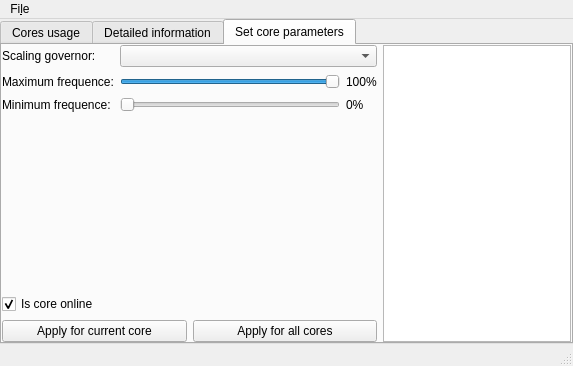
<?xml version="1.0" encoding="UTF-8"?>
<ui version="4.0">
 <class>MainWindow</class>
 <widget class="QMainWindow" name="MainWindow">
  <property name="geometry">
   <rect>
    <x>0</x>
    <y>0</y>
    <width>573</width>
    <height>366</height>
   </rect>
  </property>
  <property name="windowTitle">
   <string>Logic core manager</string>
  </property>
  <widget class="QWidget" name="centralWidget">
   <property name="sizePolicy">
    <sizepolicy hsizetype="Maximum" vsizetype="Maximum">
     <horstretch>0</horstretch>
     <verstretch>0</verstretch>
    </sizepolicy>
   </property>
   <layout class="QHBoxLayout" name="horizontalLayout">
    <property name="leftMargin">
     <number>0</number>
    </property>
    <property name="topMargin">
     <number>0</number>
    </property>
    <property name="rightMargin">
     <number>0</number>
    </property>
    <property name="bottomMargin">
     <number>0</number>
    </property>
    <item>
     <widget class="QTabWidget" name="tabWidget">
      <property name="sizePolicy">
       <sizepolicy hsizetype="Minimum" vsizetype="Minimum">
        <horstretch>0</horstretch>
        <verstretch>0</verstretch>
       </sizepolicy>
      </property>
      <property name="currentIndex">
       <number>2</number>
      </property>
      <widget class="QWidget" name="coreUsageTab">
       <property name="sizePolicy">
        <sizepolicy hsizetype="Minimum" vsizetype="Preferred">
         <horstretch>0</horstretch>
         <verstretch>0</verstretch>
        </sizepolicy>
       </property>
       <attribute name="title">
        <string>Cores usage</string>
       </attribute>
       <layout class="QVBoxLayout" name="verticalLayout_2">
        <property name="spacing">
         <number>0</number>
        </property>
        <property name="leftMargin">
         <number>0</number>
        </property>
        <property name="topMargin">
         <number>0</number>
        </property>
        <property name="rightMargin">
         <number>0</number>
        </property>
        <property name="bottomMargin">
         <number>0</number>
        </property>
        <item>
         <widget class="QScrollArea" name="coreUsageScrollArea">
          <property name="verticalScrollBarPolicy">
           <enum>Qt::ScrollBarAsNeeded</enum>
          </property>
          <property name="widgetResizable">
           <bool>true</bool>
          </property>
          <widget class="QWidget" name="scrollAreaWidgetContents">
           <property name="geometry">
            <rect>
             <x>0</x>
             <y>0</y>
             <width>561</width>
             <height>276</height>
            </rect>
           </property>
           <layout class="QFormLayout" name="formLayout"/>
          </widget>
         </widget>
        </item>
       </layout>
      </widget>
      <widget class="QWidget" name="tab_2">
       <attribute name="title">
        <string>Detailed information</string>
       </attribute>
       <layout class="QHBoxLayout" name="horizontalLayout_2" stretch="2,1">
        <property name="leftMargin">
         <number>0</number>
        </property>
        <property name="topMargin">
         <number>0</number>
        </property>
        <property name="rightMargin">
         <number>0</number>
        </property>
        <property name="bottomMargin">
         <number>0</number>
        </property>
        <item>
         <layout class="QFormLayout" name="formLayout_4">
          <property name="labelAlignment">
           <set>Qt::AlignLeading|Qt::AlignLeft|Qt::AlignVCenter</set>
          </property>
          <item row="0" column="0">
           <widget class="QLabel" name="label_19">
            <property name="text">
             <string>Logic core number:</string>
            </property>
           </widget>
          </item>
          <item row="0" column="1">
           <widget class="QLabel" name="coreNumValueLabel">
            <property name="text">
             <string>INTEGER</string>
            </property>
           </widget>
          </item>
          <item row="1" column="0">
           <widget class="QLabel" name="label_21">
            <property name="text">
             <string>Online:</string>
            </property>
           </widget>
          </item>
          <item row="1" column="1">
           <widget class="QLabel" name="onlineValueLabel">
            <property name="text">
             <string>BOOLEAN</string>
            </property>
           </widget>
          </item>
          <item row="2" column="0">
           <widget class="QLabel" name="label_23">
            <property name="text">
             <string>Governor:</string>
            </property>
           </widget>
          </item>
          <item row="2" column="1">
           <widget class="QLabel" name="governorValueLabel">
            <property name="text">
             <string>STRING</string>
            </property>
           </widget>
          </item>
          <item row="3" column="0">
           <widget class="QLabel" name="label_32">
            <property name="text">
             <string>Hardware max frequence:</string>
            </property>
           </widget>
          </item>
          <item row="3" column="1">
           <widget class="QLabel" name="maxFreqValueLabel">
            <property name="text">
             <string>INTEGER</string>
            </property>
           </widget>
          </item>
          <item row="4" column="0">
           <widget class="QLabel" name="label_26">
            <property name="text">
             <string>Hardware min frequence:</string>
            </property>
           </widget>
          </item>
          <item row="5" column="0">
           <widget class="QLabel" name="label_28">
            <property name="text">
             <string>Current scaling frequence:</string>
            </property>
           </widget>
          </item>
          <item row="5" column="1">
           <widget class="QLabel" name="curFreqValueLabel">
            <property name="text">
             <string>INTEGER</string>
            </property>
           </widget>
          </item>
          <item row="6" column="0">
           <widget class="QLabel" name="label_30">
            <property name="text">
             <string>Maximum scaling frequence:</string>
            </property>
           </widget>
          </item>
          <item row="6" column="1">
           <widget class="QLabel" name="maxScalFreqValueLabel">
            <property name="text">
             <string>INTEGER</string>
            </property>
           </widget>
          </item>
          <item row="7" column="0">
           <widget class="QLabel" name="label_33">
            <property name="text">
             <string>Minimum scaling frequence:</string>
            </property>
           </widget>
          </item>
          <item row="7" column="1">
           <widget class="QLabel" name="minScalFreqValueLabel">
            <property name="text">
             <string>INTEGER</string>
            </property>
           </widget>
          </item>
          <item row="4" column="1">
           <widget class="QLabel" name="minFreqValueLabel">
            <property name="text">
             <string>INTEGER</string>
            </property>
           </widget>
          </item>
         </layout>
        </item>
        <item>
         <widget class="QListWidget" name="listWidget_detailedTab"/>
        </item>
       </layout>
      </widget>
      <widget class="QWidget" name="tab">
       <attribute name="title">
        <string>Set core parameters</string>
       </attribute>
       <layout class="QHBoxLayout" name="horizontalLayout_3" stretch="2,1">
        <property name="leftMargin">
         <number>0</number>
        </property>
        <property name="topMargin">
         <number>0</number>
        </property>
        <property name="rightMargin">
         <number>0</number>
        </property>
        <property name="bottomMargin">
         <number>0</number>
        </property>
        <item>
         <layout class="QVBoxLayout" name="verticalLayout_3">
          <item>
           <layout class="QFormLayout" name="formLayout_3">
            <item row="0" column="0">
             <widget class="QLabel" name="label_17">
              <property name="text">
               <string>Scaling governor:</string>
              </property>
             </widget>
            </item>
            <item row="0" column="1">
             <widget class="QComboBox" name="comboBox_governors">
              <property name="sizePolicy">
               <sizepolicy hsizetype="Expanding" vsizetype="Fixed">
                <horstretch>0</horstretch>
                <verstretch>0</verstretch>
               </sizepolicy>
              </property>
             </widget>
            </item>
            <item row="1" column="0">
             <widget class="QLabel" name="label_18">
              <property name="text">
               <string>Maximum frequence:</string>
              </property>
             </widget>
            </item>
            <item row="1" column="1">
             <layout class="QHBoxLayout" name="horizontalLayout_5" stretch="8,1">
              <property name="sizeConstraint">
               <enum>QLayout::SetMaximumSize</enum>
              </property>
              <item>
               <widget class="QSlider" name="sliderMaxFreq">
                <property name="maximum">
                 <number>100</number>
                </property>
                <property name="value">
                 <number>100</number>
                </property>
                <property name="orientation">
                 <enum>Qt::Horizontal</enum>
                </property>
               </widget>
              </item>
              <item>
               <widget class="QLabel" name="maxFreqSliderValue">
                <property name="sizePolicy">
                 <sizepolicy hsizetype="Fixed" vsizetype="Fixed">
                  <horstretch>0</horstretch>
                  <verstretch>0</verstretch>
                 </sizepolicy>
                </property>
                <property name="minimumSize">
                 <size>
                  <width>31</width>
                  <height>17</height>
                 </size>
                </property>
                <property name="text">
                 <string>100%</string>
                </property>
                <property name="wordWrap">
                 <bool>false</bool>
                </property>
               </widget>
              </item>
             </layout>
            </item>
            <item row="2" column="0">
             <widget class="QLabel" name="label">
              <property name="text">
               <string>Minimum frequence:</string>
              </property>
             </widget>
            </item>
            <item row="2" column="1">
             <layout class="QHBoxLayout" name="horizontalLayout_6">
              <item>
               <widget class="QSlider" name="sliderMinFreq">
                <property name="maximum">
                 <number>100</number>
                </property>
                <property name="orientation">
                 <enum>Qt::Horizontal</enum>
                </property>
               </widget>
              </item>
              <item>
               <widget class="QLabel" name="minFreqSliderValue">
                <property name="minimumSize">
                 <size>
                  <width>31</width>
                  <height>17</height>
                 </size>
                </property>
                <property name="text">
                 <string>0%</string>
                </property>
               </widget>
              </item>
             </layout>
            </item>
           </layout>
          </item>
          <item>
           <widget class="QCheckBox" name="checkBox_coreOnline">
            <property name="text">
             <string>Is core online</string>
            </property>
            <property name="checked">
             <bool>true</bool>
            </property>
           </widget>
          </item>
          <item>
           <layout class="QHBoxLayout" name="horizontalLayout_4" stretch="0,0">
            <property name="sizeConstraint">
             <enum>QLayout::SetMinimumSize</enum>
            </property>
            <item>
             <widget class="QPushButton" name="button_applyCurrent">
              <property name="text">
               <string>Apply for current core</string>
              </property>
             </widget>
            </item>
            <item>
             <widget class="QPushButton" name="button_ApplyAll">
              <property name="text">
               <string>Apply for all cores</string>
              </property>
             </widget>
            </item>
           </layout>
          </item>
         </layout>
        </item>
        <item>
         <widget class="QListWidget" name="listWidget_parameterTab"/>
        </item>
       </layout>
      </widget>
     </widget>
    </item>
   </layout>
  </widget>
  <widget class="QMenuBar" name="menuBar">
   <property name="geometry">
    <rect>
     <x>0</x>
     <y>0</y>
     <width>573</width>
     <height>29</height>
    </rect>
   </property>
   <widget class="QMenu" name="menuFile">
    <property name="title">
     <string>Fi&amp;le</string>
    </property>
    <addaction name="actionSave_configuration"/>
    <addaction name="actionSave_configuration_as"/>
    <addaction name="actionOpen_configuration"/>
    <addaction name="separator"/>
    <addaction name="actionExit"/>
   </widget>
   <addaction name="menuFile"/>
  </widget>
  <widget class="QStatusBar" name="statusBar"/>
  <action name="actionSave_configuration">
   <property name="text">
    <string>&amp;Save configuration</string>
   </property>
  </action>
  <action name="actionOpen_configuration">
   <property name="text">
    <string>&amp;Open configuration...</string>
   </property>
  </action>
  <action name="actionExit">
   <property name="text">
    <string>&amp;Exit</string>
   </property>
  </action>
  <action name="actionSave_configuration_as">
   <property name="text">
    <string>Save &amp;configuration as...</string>
   </property>
  </action>
 </widget>
 <layoutdefault spacing="6" margin="11"/>
 <resources/>
 <connections/>
</ui>
